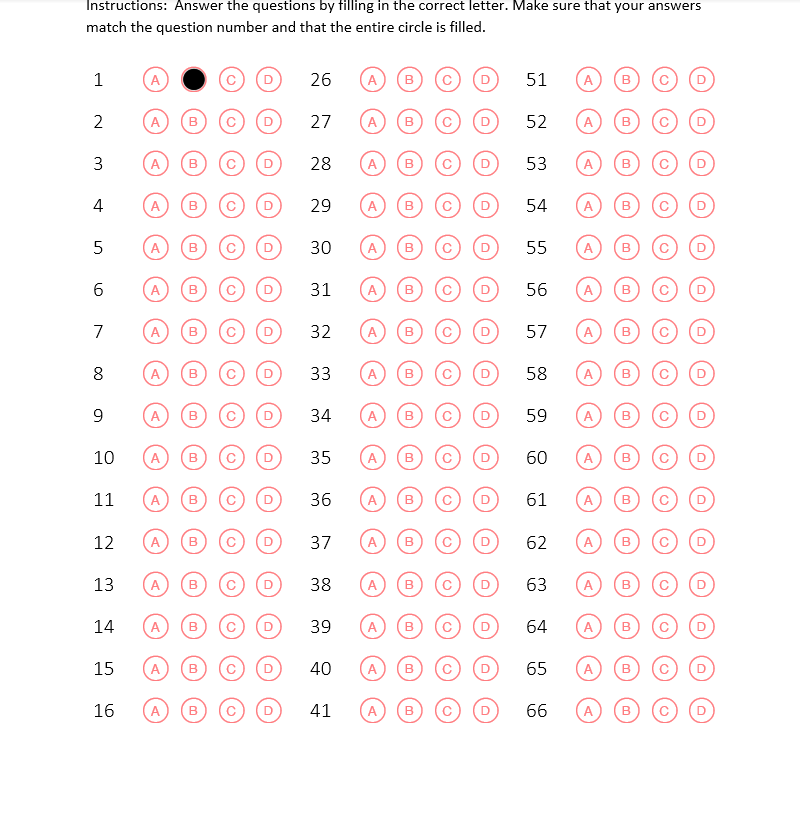
#> input picture testcase/testcase.png, 800 x 820 px, found by its file name
$ python fpdraft.py
#> lines starting #> are read from the running program, lines starting #| are printed output that depends on the picture; after the words box and inside, x2 and y2 are one past the last pixel; in counts of white or black regions, pixels touching at a corner belong together
from imutils.perspective import four_point_transform
from imutils import contours
import numpy as np
import argparse
import imutils
import cv2


# construct the argument parse and parse the arguments

# ap = argparse.ArgumentParser()
# ap.add_argument("-i", "--image", required=True,
#                 help="path to the input image")
# args = vars(ap.parse_args())
# define the answer key which maps the question number
# to the correct answer
ANSWER_KEY = {0: 1, 1: 4, 2: 0, 3: 3, 4: 1}

# load the image, convert it to grayscale, blur it
# slightly, then find edges
image = cv2.imread("testcase.png")
#> image is the input picture: shape (820, 800, 3); mean B, G, R 247.4, 247.2, 252.7
gray = cv2.cvtColor(image, cv2.COLOR_BGR2GRAY)
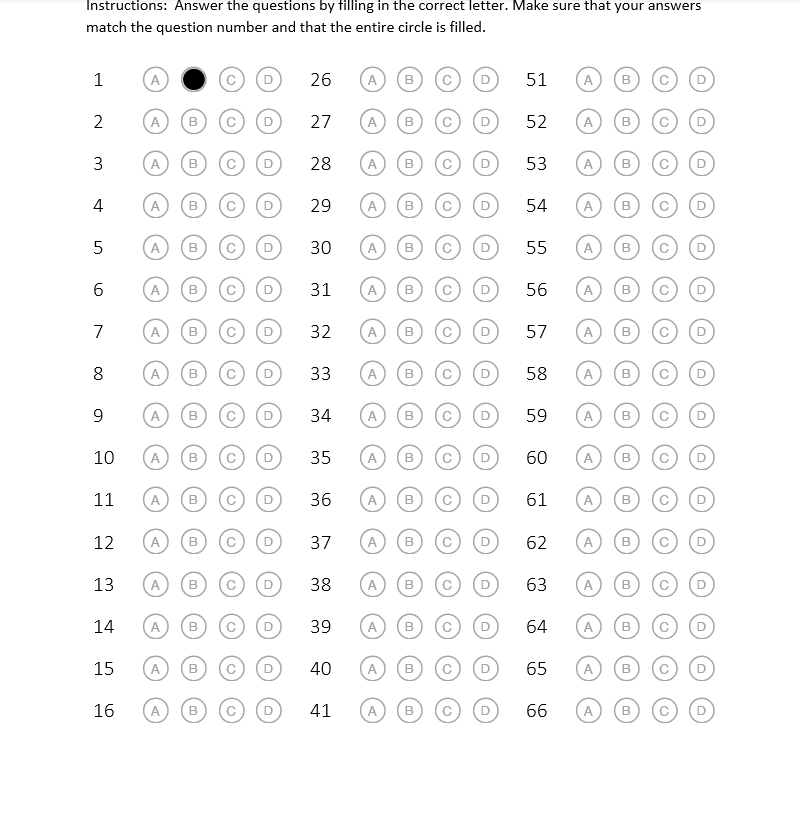
#> gray: shape (820, 800); min 0, max 255, mean 248.9
edged = cv2.Canny(gray, 75, 200)
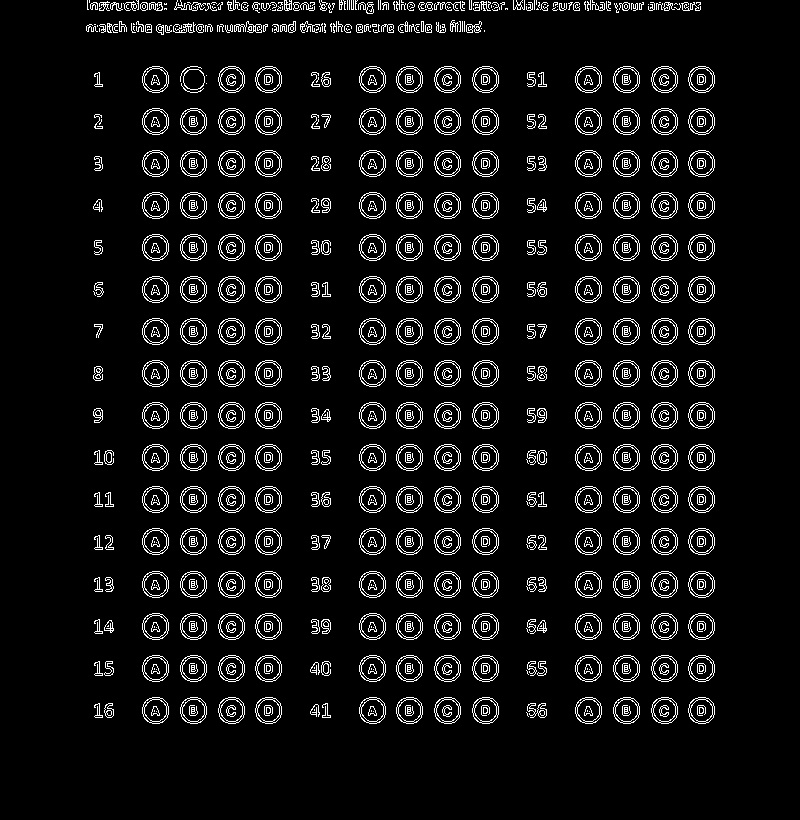
#> edged: shape (820, 800); 7% white in thin lines or dots, all inside (x1, y1, x2, y2) = (86, 0, 715, 724)

# find contours in the edge map, then initialize
# the contour that corresponds to the document
cnts = cv2.findContours(edged.copy(), cv2.RETR_EXTERNAL,
                        cv2.CHAIN_APPROX_SIMPLE)
#> cnts = 479 contours, 194 with area under 20; largest, box (x1, y1, x2, y2) and area: (613, 697, 640, 724) 554, (575, 697, 602, 724) 554, (396, 697, 423, 724) 554, (359, 697, 386, 724) 554, (180, 697, 207, 724) 554
cnts = imutils.grab_contours(cnts)
docCnt = None
# ensure that at least one contour was found
if len(cnts) > 0:
    # sort the contours according to their size in
    # descending order
    cnts = sorted(cnts, key=cv2.contourArea, reverse=True)
    # loop over the sorted contours
    for c in cnts:
        # approximate the contour
        peri = cv2.arcLength(c, True)
        approx = cv2.approxPolyDP(c, 0.02 * peri, True)
        # if our approximated contour has four points,
        # then we can assume we have found the paper
        if len(approx) == 4:
            docCnt = approx
            break
#> this loop made 284 passes
#> (peri, docCnt) on pass 284: (24, [[421, 21], [421, 31], [423, 31], [423, 21]])
#> peri on passes 1 to 6: 87.6, 87.6, 87.6, 87.6, 87.6, 87.6

paper = four_point_transform(image, docCnt.reshape(4, 2))
warped = four_point_transform(gray, docCnt.reshape(4, 2))
#> warped = [[221, 195], [221, 195], [221, 195], [221, 195], [221, 195], [221, 195], [221, 195], [221, 195], [221, 195], [221, 195]]


cv2.imshow("Exam", warped)
cv2.waitKey(0)
thresh = cv2.threshold(warped, 0, 255,
                       cv2.THRESH_BINARY_INV | cv2.THRESH_OTSU)[1]
#> thresh = [[0, 255], [0, 255], [0, 255], [0, 255], [0, 255], [0, 255], [0, 255], [0, 255], [0, 255], [0, 255]]


# find contours in the thresholded image, then initialize
# the list of contours that correspond to questions
cnts = cv2.findContours(thresh.copy(), cv2.RETR_EXTERNAL,
                        cv2.CHAIN_APPROX_SIMPLE)
#> cnts = 1 contour, all with area under 20
cnts = imutils.grab_contours(cnts)
#> cnts = [[[1, 0], [1, 9]]]
questionCnts = []
# loop over the contours
for c in cnts:
    # compute the bounding box of the contour, then use the
    # bounding box to derive the aspect ratio
    (x, y, w, h) = cv2.boundingRect(c)
    ar = w / float(h)
    # in order to label the contour as a question, region
    # should be sufficiently wide, sufficiently tall, and
    # have an aspect ratio approximately equal to 1
    if w >= 20 and h >= 20 and ar >= 0.9 and ar <= 1.1:
        questionCnts.append(c)
#> this loop made 1 pass
#> (c, x, y, w, h, ar) on pass 1: ([[1, 0], [1, 9]], 1, 0, 1, 10, 0.1)
#> after the loop, questionCnts = []

# sort the question contours top-to-bottom, then initialize
# the total number of correct answers
#> (the run stopped early here; a loop or call above may not have finished)

$ run again, with testcase/t1.png copied over testcase/testcase.png
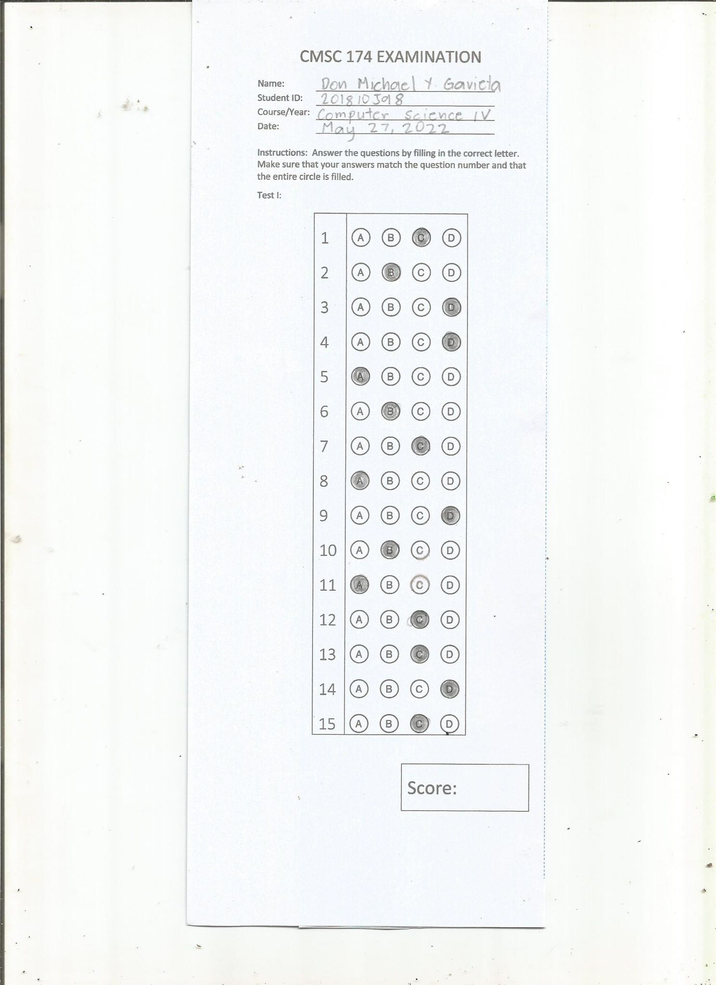
#> input picture testcase/t1.png, 716 x 985 px, shrunk from 1489 x 2048 before the run, found by its file name
#> image is the input picture: shape (985, 716, 3); mean B, G, R 246, 246.3, 244.3
#> `edged = cv2.Canny(gray, 75, 200)`:
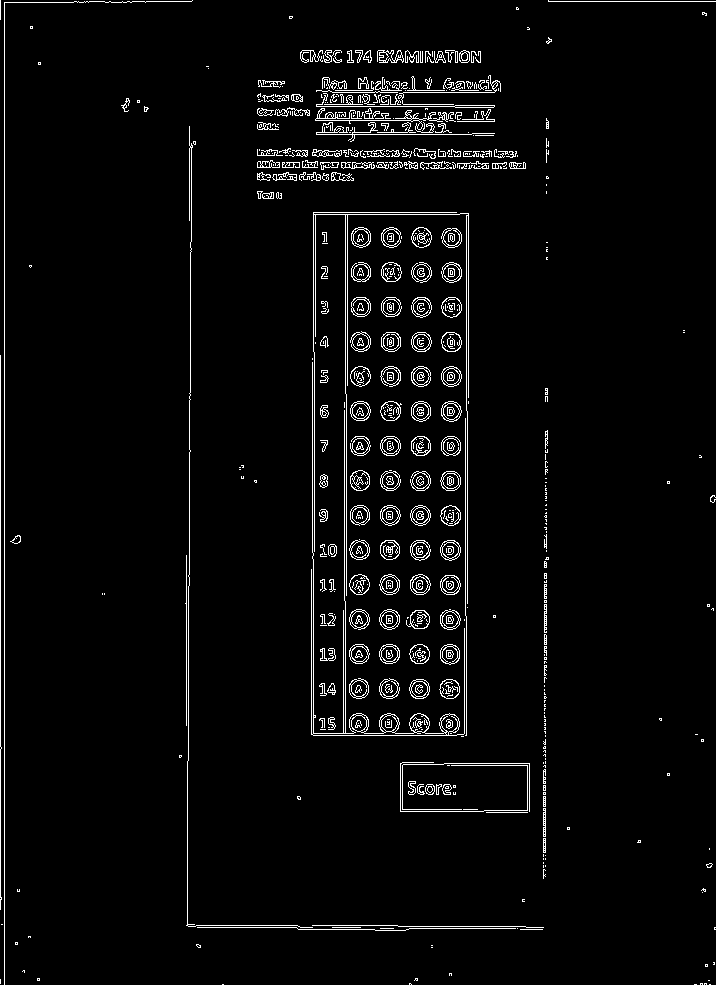
#> edged: shape (985, 716); 3.5% white in thin lines or dots
#> `cnts = cv2.findContours(edged.copy(), cv2.RETR_EXTERNAL, cv2.CHAIN_APP..`: cnts = 466 contours, 345 with area under 20; largest, box (x1, y1, x2, y2) and area: (311, 362, 465, 736) 1534, (410, 574, 431, 595) 320, (441, 366, 462, 387) 318, (440, 540, 461, 561) 318, (441, 401, 462, 422) 318
#> the loop `for c in cnts:` made 57 passes
#> (peri, docCnt) on pass 57: (749.4, [[315, 120], [432, 132], [418, 120], [453, 112]])
#> `thresh = cv2.threshold(warped, 0, 255, cv2.THRESH_BINARY_INV | cv2.THR..`:
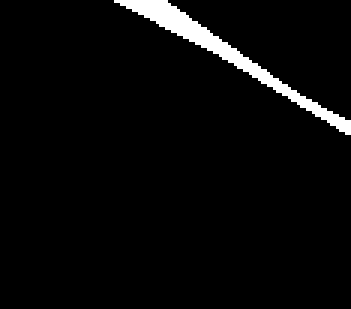
#> thresh: shape (103, 117) (shown 3 times larger); 3.6% white; 1 white region
#> `cnts = cv2.findContours(thresh.copy(), cv2.RETR_EXTERNAL, cv2.CHAIN_AP..`: cnts = 1 contour; box (x1, y1, x2, y2) and area: (38, 0, 117, 45) 348
#> the loop `for c in cnts:` made 1 pass
#> (x, y, w, h, ar) on pass 1: (38, 0, 79, 45, 1.76)
#> after the loop `for c in cnts:`: questionCnts = []

$ run again, with testcase/t10.png copied over testcase/testcase.png
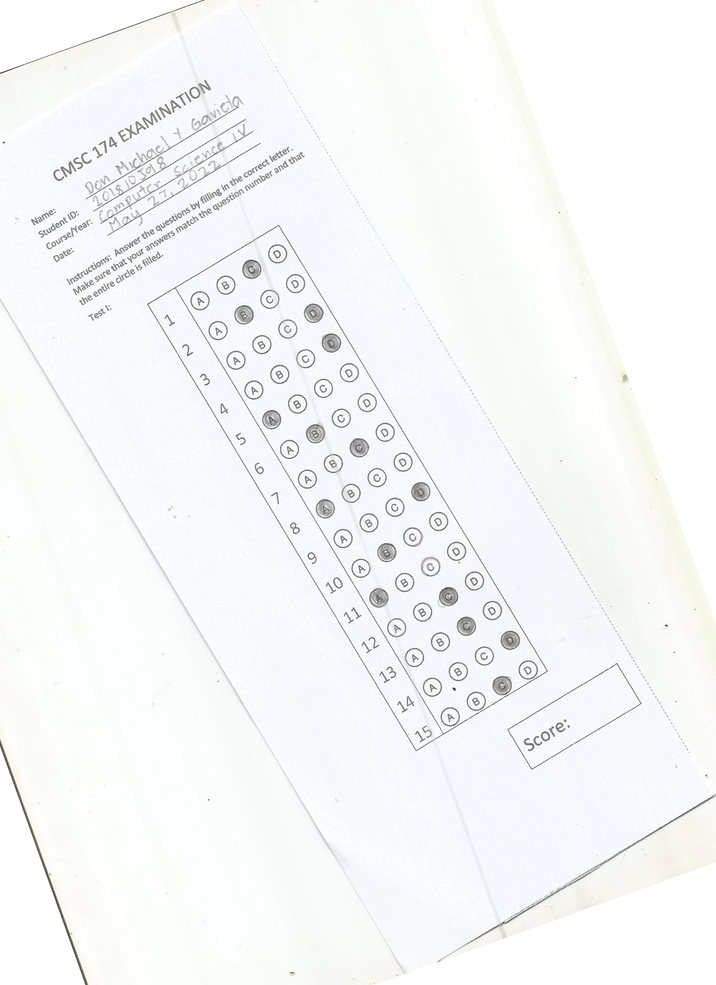
#> input picture testcase/t10.png, 716 x 985 px, shrunk from 1489 x 2048 before the run, found by its file name
#> image is the input picture: shape (985, 716, 3); mean B, G, R 248.2, 247.7, 246
#> `edged = cv2.Canny(gray, 75, 200)`:
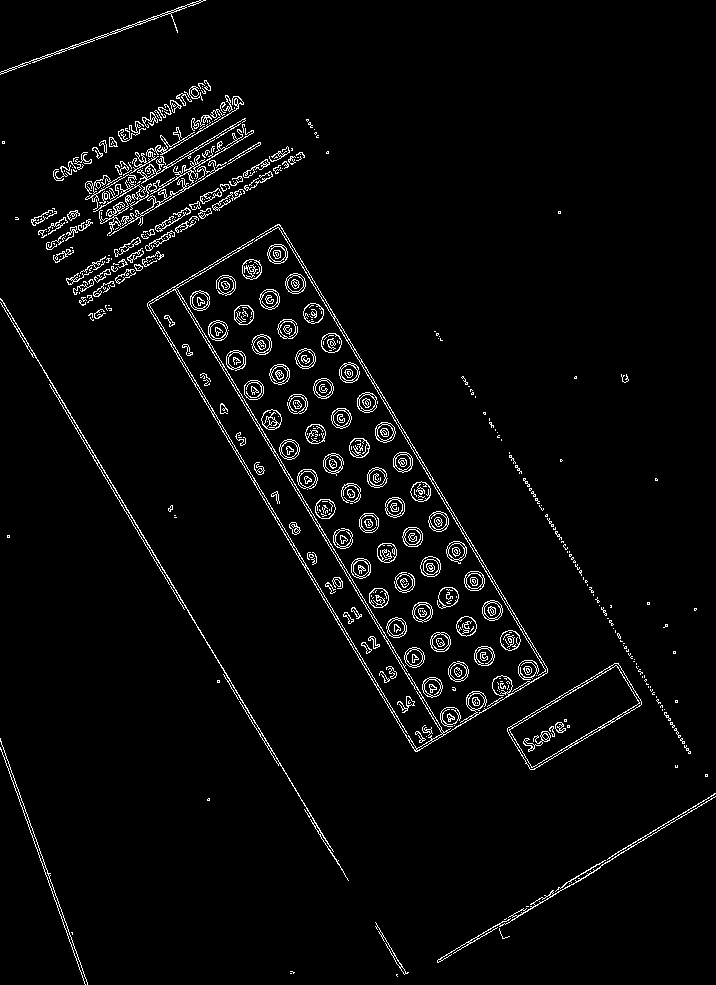
#> edged: shape (985, 716); 3.4% white in thin lines or dots
#> `cnts = cv2.findContours(edged.copy(), cv2.RETR_EXTERNAL, cv2.CHAIN_APP..`: cnts = 357 contours, 249 with area under 20; largest, box (x1, y1, x2, y2) and area: (147, 224, 548, 752) 18988, (507, 663, 642, 770) 6338, (0, 298, 349, 881) 593, (0, 0, 206, 75) 350, (420, 556, 441, 577) 324
#> the loop `for c in cnts:` made 2 passes
#> (peri, docCnt) on pass 2: (378.3, [[618, 663], [507, 728], [530, 769], [641, 704]])
#> `thresh = cv2.threshold(warped, 0, 255, cv2.THRESH_BINARY_INV | cv2.THR..`:
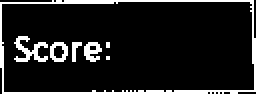
#> thresh: shape (47, 128) (shown 2 times larger); 11.6% white in thin lines or dots
#> `cnts = cv2.findContours(thresh.copy(), cv2.RETR_EXTERNAL, cv2.CHAIN_AP..`: cnts = 1 contour; box (x1, y1, x2, y2) and area: (0, 0, 128, 47) 5768
#> the loop `for c in cnts:` made 1 pass
#> (x, y, w, h, ar) on pass 1: (0, 0, 128, 47, 2.72)
#> after the loop `for c in cnts:`: questionCnts = []
